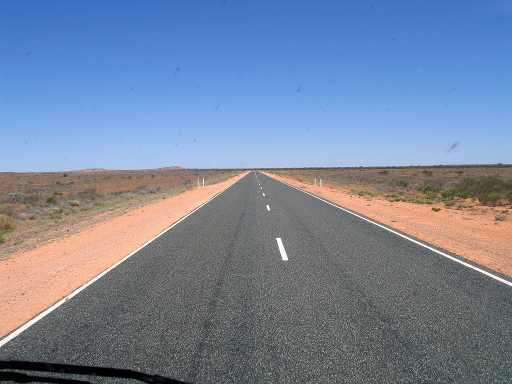
#> input picture hw2/data/img02.jpg, 512 x 384 px; its folder holds only this picture in this run
$ python 201617097-ryujunyul-HW2.py
#> lines starting #> are read from the running program, lines starting #| are printed output that depends on the picture; after the words box and inside, x2 and y2 are one past the last pixel; in counts of white or black regions, pixels touching at a corner belong together
import math
import glob
import numpy as np
from PIL import Image, ImageDraw
from matplotlib import pyplot as plt

# parameters
datadir = './data'
resultdir='./results'
# you can calibrate these parameters
sigma=3
highThreshold=0.4
lowThreshold=0.2
rhoRes=2
thetaRes=math.pi/90
nLines=20

def replicatePadding(Igs, G):
    padding_v = int((G.shape[0] - 1) / 2)
    padding_h = int((G.shape[1] - 1) / 2)
    padded_h = Igs.shape[0] + 2 * padding_v
    padded_w = Igs.shape[1] + 2 * padding_h
    padded_h_last_idx = padded_h - 1
    padded_w_last_idx = padded_w - 1
    iconv = np.zeros((padded_h, padded_w))
    # org array copy
    iconv[padding_v:padded_h - padding_v, padding_h:padded_w - padding_h] = Igs
    # pad with nearest value
    for row in range(padding_v):
        for col in range(padded_w):
            if col < padding_v:
                iconv[row][col] = iconv[padding_v][padding_h]
            elif padding_v <= col <= padded_w - padding_v:
                iconv[row][col] = iconv[padding_v][col]
            else:
                iconv[row][col] = iconv[padding_v][padded_w_last_idx - padding_h]
    for row in range(padding_v, padded_h - padding_v):
        for col in range(padding_h):
            iconv[row][col] = iconv[row][padding_h]
        for col in range(padded_w - padding_h, padded_w):
            iconv[row][col] = iconv[row][padded_w_last_idx - padding_h]
    for row in range(padded_h - padding_v, padded_h):
        for col in range(padded_w):
            if col < padding_v:
                iconv[row][col] = iconv[padded_h_last_idx - padding_v][padding_h]
            elif padding_v <= col <= padded_w - padding_v:
                iconv[row][col] = iconv[padded_h_last_idx - padding_v][col]
            else:
                iconv[row][col] = iconv[padded_h_last_idx - padding_v][padded_w_last_idx - padding_h]
    return iconv

def convolve(Img, G):
    oh = Img.shape[0] - G.shape[0] + 1
    ow = Img.shape[1] - G.shape[1] + 1
    out = np.zeros((oh, ow))
    for y in range(Img.shape[1]-G.shape[1]+1):
        for x in range(Img.shape[0]-G.shape[0]+1):
            result = (Img[x:x+G.shape[0], y:y+G.shape[1]] * np.flip(G)).sum()
            out[x][y] = result
    return out

# Returns bool whether target is max compared to elements in compareList
def isMaxN(target, compareList):
    ret = True
    for cmp in compareList:
        if target < cmp:
            ret = False
            break
    return ret

def ConvFilter(Igs, G):
    iconv = replicatePadding(Igs, G)
    out = convolve(iconv, G)
    return out

def EdgeDetection(Igs, sigma, highThreshold, lowThreshold):
    # 1. Smooth Igs w/ Gaussian kernel w/ sigma
    # set arbitrary g_kernel for test
    g_kernel = gkern((3, 3), sigma, sigma)

    # Replicate pad Igs and Convolve w/ g_kernel
    smoothed = ConvFilter(Igs, g_kernel).clip(0, 1)

    # 2. Convolve smoothed img w/ sobel operators => Ix, Iy
    sobel_g = np.array([[1], [2], [1]])
    sobel_d = np.array([[-1, 0, 1]])
    Ix = ConvFilter(ConvFilter(smoothed, sobel_g), sobel_d)
    Iy = ConvFilter(ConvFilter(smoothed, sobel_g.T), sobel_d.T)

    # 3. Get gradient magnitude img, gradient direction img Io
    Imag = np.sqrt(np.add(np.square(Ix), np.square(Iy))).clip(0, 1)
    Io = np.arctan2(Iy, Ix)

    # 4. Apply non maximal suppression
    for x in range(Io.shape[0]):
        for y in range(Io.shape[1]):
            theta = Io[x][y]
            target_g = Imag[x][y]
            # 수평 방향
            if (-1/8)*math.pi <= theta <= (1/8)*math.pi or (theta >= (7/8)*math.pi) or (theta <= (-7/8)*math.pi) :
                l = Imag[x][y-1] if y>0 else 0
                r = Imag[x][y+1] if y<Io.shape[1]-1 else 0
                if not isMaxN(target_g, [l, r]):
                    Imag[x][y] = 0
            # 우상향 대각 방향
            elif (1/8)*math.pi < theta < (3/8)*math.pi or (-7/8)*math.pi < theta < (-5/8)*math.pi :
                ld = Imag[x+1][y-1] if y>0 and x<Io.shape[0]-1 else 0
                ru = Imag[x-1][y+1] if y<Io.shape[1]-1 and x>0 else 0
                if not isMaxN(target_g, [ld, ru]):
                    Imag[x][y] = 0
            # 수직 방향
            elif (3/8)*math.pi <= theta <= (5/8)*math.pi or (-5/8)*math.pi < theta < (-3/8)*math.pi:
                u = Imag[x-1][y] if x>0 else 0
                d = Imag[x+1][y] if x<Io.shape[0]-1 else 0
                if not isMaxN(target_g, [u, d]):
                    Imag[x][y] = 0
            # 좌상향 대각 방향
            else:
                lu = Imag[x-1][y-1] if x>0 and y>0 else 0
                rd = Imag[x+1][y+1] if x<Io.shape[0]-1 and y<Io.shape[1]-1 else 0
                if not isMaxN(target_g, [lu, rd]):
                    Imag[x][y] = 0

    # 5. Apply double thresholding
    for x in range(Imag.shape[0]):
        for y in range(Imag.shape[1]):
            target = Imag[x][y]
            if target >= highThreshold:
                continue
            elif target < lowThreshold:
                Imag[x][y] = 0
            else:
                neighbors = Imag[max(x-1, 0):min(Imag.shape[0], x+2), max(y-1, 0):min(Imag.shape[1], y+2)]
                if np.max(neighbors) < highThreshold:
                    Imag[x][y] = 0

    return Imag, Io, Ix, Iy

def HoughTransform(Im, rhoRes, thetaRes):
    rhoMax = math.sqrt((Im.shape[0])**2 + (Im.shape[1])**2)
    thetaMax = math.pi

    H = np.zeros((int(rhoMax/rhoRes)*2+1, int(thetaMax/thetaRes)+1))

    # 4. For every non zero pixel in Im, calculate theta, rho -> Vote on H
    # Origin: bottom left
    for y in range(Im.shape[0]):
        y_from_origin = (Im.shape[0]-1) - y
        for x in range(Im.shape[1]):
            if Im[y][x] != 0:
                theta = 0

                # add theta by theta Res every cycle
                while theta <= thetaMax:
                    rho = x * np.cos(theta) + y_from_origin * np.sin(theta)
                    rho_normalized = math.floor(rho / rhoRes) + int(rhoMax/rhoRes)
                    theta_normalized = math.floor(theta / thetaRes)
                    H[rho_normalized][theta_normalized] += 1
                    theta += thetaRes

    return H

def HoughLines(H,rhoRes,thetaRes,nLines):
    # 1. Init returned list
    lRho = []
    lTheta = []

    # 2. Non maximal suppression
    for y in range(H.shape[1]):
        for x in range(H.shape[0]):
            lu = H[x-1][y-1] if x > 0 and y > 0 else 0
            u = H[x-1][y] if x > 0 else 0
            ru = H[x-1][y+1] if x > 0 and y < H.shape[1] - 1 else 0
            l = H[x][y-1] if y > 0 else 0
            r = H[x][y+1] if y < H.shape[1] - 1 else 0
            ld = H[x+1][y-1] if x < H.shape[0] - 1 and y > 0 else 0
            d = H[x+1][y] if x < H.shape[0] - 1 else 0
            rd = H[x+1][y+1] if x < H.shape[0] - 1 and y < H.shape[1] - 1 else 0
            isMax = isMaxN(H[x][y], [lu,u,ru,l,r,ld,d,rd])
            if not isMax:
                H[x][y] = 0

    # 3. Retrieve top n voted entries from H
    for i in range(nLines):
        normal_rho, normal_theta = np.unravel_index(H.argmax(), H.shape)
        lRho.append(normal_rho)
        lTheta.append(normal_theta)
        H[normal_rho][normal_theta] = 0

    # 4. Restore original rho, theta value
    rhoMax = (H.shape[0]-1)/2*rhoRes
    lRho = [rho * rhoRes - rhoMax for rho in lRho]
    lTheta = [theta * thetaRes for theta in lTheta]

    return lRho, lTheta

def HoughLineSegments(lRho, lTheta, Im):
    # TODO ...
    return l

def gkern(size, sigmax, sigmay):
    """
    Args:
        size: kernel size in tuple
        sigmax: x sigma
        sigmay: y sigma
    Returns:
        gaussian_kernel
    """
    def gauss_seperable(i, sigma):
        return np.exp(-0.5 * np.square(i) / np.square(sigma))
    rows = np.zeros((size[0], 1), dtype=np.float16)
    cols = np.zeros((1, size[1]), dtype=np.float16)
    for i in range(size[0]):
        rows[i][0] = gauss_seperable((i-(size[0]-1)/2), sigmax)
    for j in range(size[1]):
        cols[0][j] = gauss_seperable((j-(size[1]-1)/2), sigmay)
    return (rows*cols) / np.sum(rows*cols)

def getY(slope, y_intercept, x):
    y = int(slope * x + y_intercept)
    return y

def getX(slope, y_intercept, y):
    x = int((y - y_intercept)/slope)
    return x

def main():
    # read images
    for img_path in glob.glob(datadir+'/*.jpg'):
        # load grayscale image
        im = Image.open(img_path).convert("L")

        plt.figure()
        plt.imshow(im, cmap='gray')
        plt.axis('off')
        plt.show()
        Igs = np.array(im)
        Igs = Igs / 255.

        # Hough function
        Im, Io, Ix, Iy = EdgeDetection(Igs, sigma, highThreshold, lowThreshold)
#> after the loop in replicatePadding, `for row in range(padding_v):`: iconv: shape (386, 514) float64; min 0, max 1, mean 0.512
#> after the loop in replicatePadding, `for row in range(padding_v, padded_h - padding_v):`: iconv: shape (386, 514) float64; min 0, max 1, mean 0.514
#> after the loop in replicatePadding, `for row in range(padded_h - padding_v, padded_h):`: iconv: shape (386, 514) float64; min 0, max 1, mean 0.515
#> after the loop in replicatePadding (call 2), `for row in range(padding_v):`: iconv: shape (386, 512) float64; min 0, max 0.994, mean 0.514
#> after the loop in replicatePadding (call 2), `for row in range(padded_h - padding_v, padded_h):`:
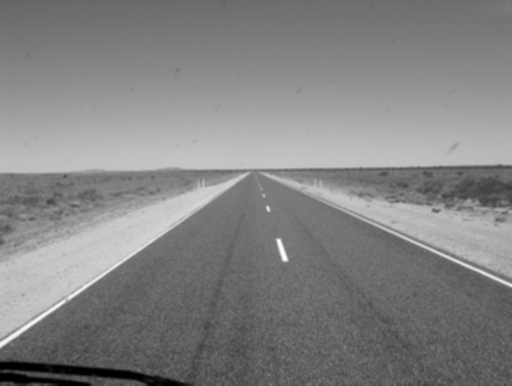
#> iconv: shape (386, 512) float64; min 0, max 0.994, mean 0.515
#> in replicatePadding (call 3), `padding_v = int((G.shape[0] - 1) / 2)`: padding_v = 0
#> in replicatePadding (call 3), `padded_h = Igs.shape[0] + 2 * padding_v`: padded_h = 384
#> in replicatePadding (call 3), `padded_h_last_idx = padded_h - 1`: padded_h_last_idx = 383
#> after the loop in replicatePadding (call 3), `for row in range(padding_v, padded_h - padding_v):`:
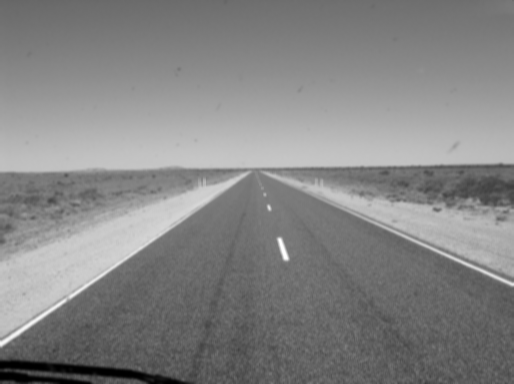
#> iconv: shape (384, 514) float64; min 0.00131, max 3.96, mean 2.06; drawn with min black and max white
#> after the loop in replicatePadding (call 4), `for row in range(padding_v, padded_h - padding_v):`:
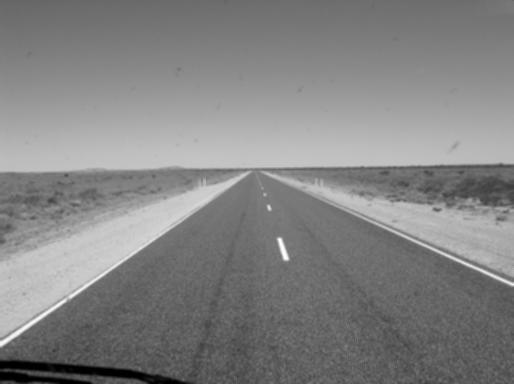
#> iconv: shape (384, 514) float64; min 0, max 0.994, mean 0.516
#> after the loop in replicatePadding (call 5), `for row in range(padding_v):`: iconv: shape (386, 512) float64; min 0, max 3.95, mean 2.06
#> after the loop in replicatePadding (call 5), `for row in range(padded_h - padding_v, padded_h):`: iconv: shape (386, 512) float64; min 0.00042, max 3.95, mean 2.06
#> after the loop in convolve (call 5), `for y in range(Img.shape[1]-G.shape[1]+1):`:
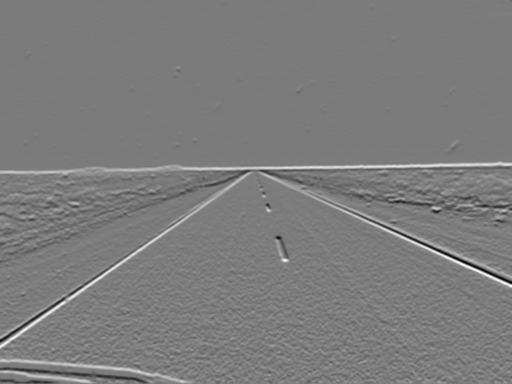
#> out: shape (384, 512) float64; min -1.42, max 1.49, mean 0.00288; drawn with min black and max white
#> in EdgeDetection, `Io = np.arctan2(Iy, Ix)`:
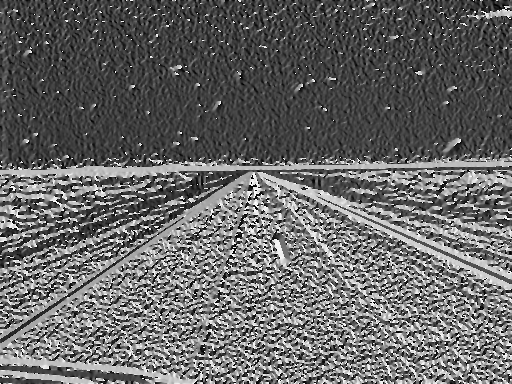
#> Io: shape (384, 512) float64; min -3.14, max 3.14, mean -0.6; drawn with min black and max white
#> after the loop in EdgeDetection, `for x in range(Imag.shape[0]):`:
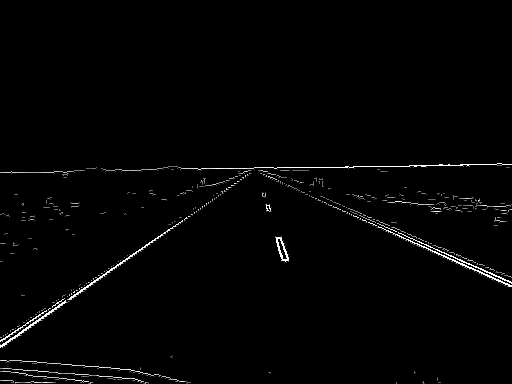
#> Imag: shape (384, 512) float64; min 0, max 1, mean 0.0143

        H= HoughTransform(Im, rhoRes, thetaRes)

        lRho,lTheta = HoughLines(H,rhoRes,thetaRes,nLines)
#> after the loop in HoughLines, `for y in range(H.shape[1]):`:
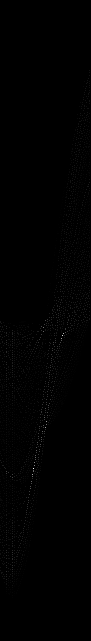
#> H: shape (641, 91) float64; min 0, max 329, mean 1.2; drawn with min black and max white
#> after the loop in HoughLines, `for i in range(nLines):`: H: shape (641, 91) float64; 0.03% of pixels changed, all inside (x1, y1, x2, y2) = (31, 327, 64, 482)

        # Plot hough lines on org img
        # im = Image.open(img_path)
        # draw = ImageDraw.Draw(im)
        #
        # for i in range(nLines):
        #     shape = []
        #
        #     imgMaxX = Igs.shape[1]-1
        #     imgMaxY = Igs.shape[0]-1
        #
        #     x_origin = Igs.shape[1]/2
        #
        #     # theta = 0 -> Cx + rho 에 수직
        #     if lTheta[i] == 0:
        #         shape = [(x_origin + lRho[i], 0), (x_origin + lRho[i], Igs.shape[0])]
        #     # theta = pi -> Cx - rho 에 수직
        #     elif lTheta[i] == math.pi:
        #         shape = [(x_origin - lRho[i], 0), (x_origin - lRho[i], Igs.shape[0])]
        #     else:
        #         # get slope
        #         slope = - np.cos(lTheta[i]) / np.sin(lTheta[i])
        #         y_intercept = lRho[i] / np.sin(lTheta[i])
        #
        #         print("Slope: ", slope, " intercept: ", y_intercept, "\n")
        #         # if y is valid in x = 0
        #         if 0 <= getY(slope, y_intercept, 0) <= imgMaxY:
        #             shape.append((0, imgMaxY - getY(slope, y_intercept, 0)))
        #         # if y is valid in imgMaxX
        #         if 0 <= getY(slope, y_intercept, imgMaxX) <= imgMaxY:
        #             shape.append((imgMaxX, imgMaxY - getY(slope, y_intercept, imgMaxX)))
        #         # if x is valid in 0
        #         if 0 <= getX(slope, y_intercept, 0) <= imgMaxX:
        #             shape.append((getX(slope, y_intercept, 0), imgMaxY))
        #         # if x is valid in imgMaxY
        #         if 0 <= getX(slope, y_intercept, imgMaxY) <= imgMaxX:
        #             shape.append((getX(slope, y_intercept, imgMaxY), 0))
        #
        #     # draw line
        #     draw.line(shape, width=1, fill='#00ff00')
        #
        # im.show()

        # l = HoughLineSegments(lRho, lTheta, Im)
        # saves the outputs to files
        # Im, H, Im + hough line , Im + hough line segments
if __name__ == '__main__':
    main()
